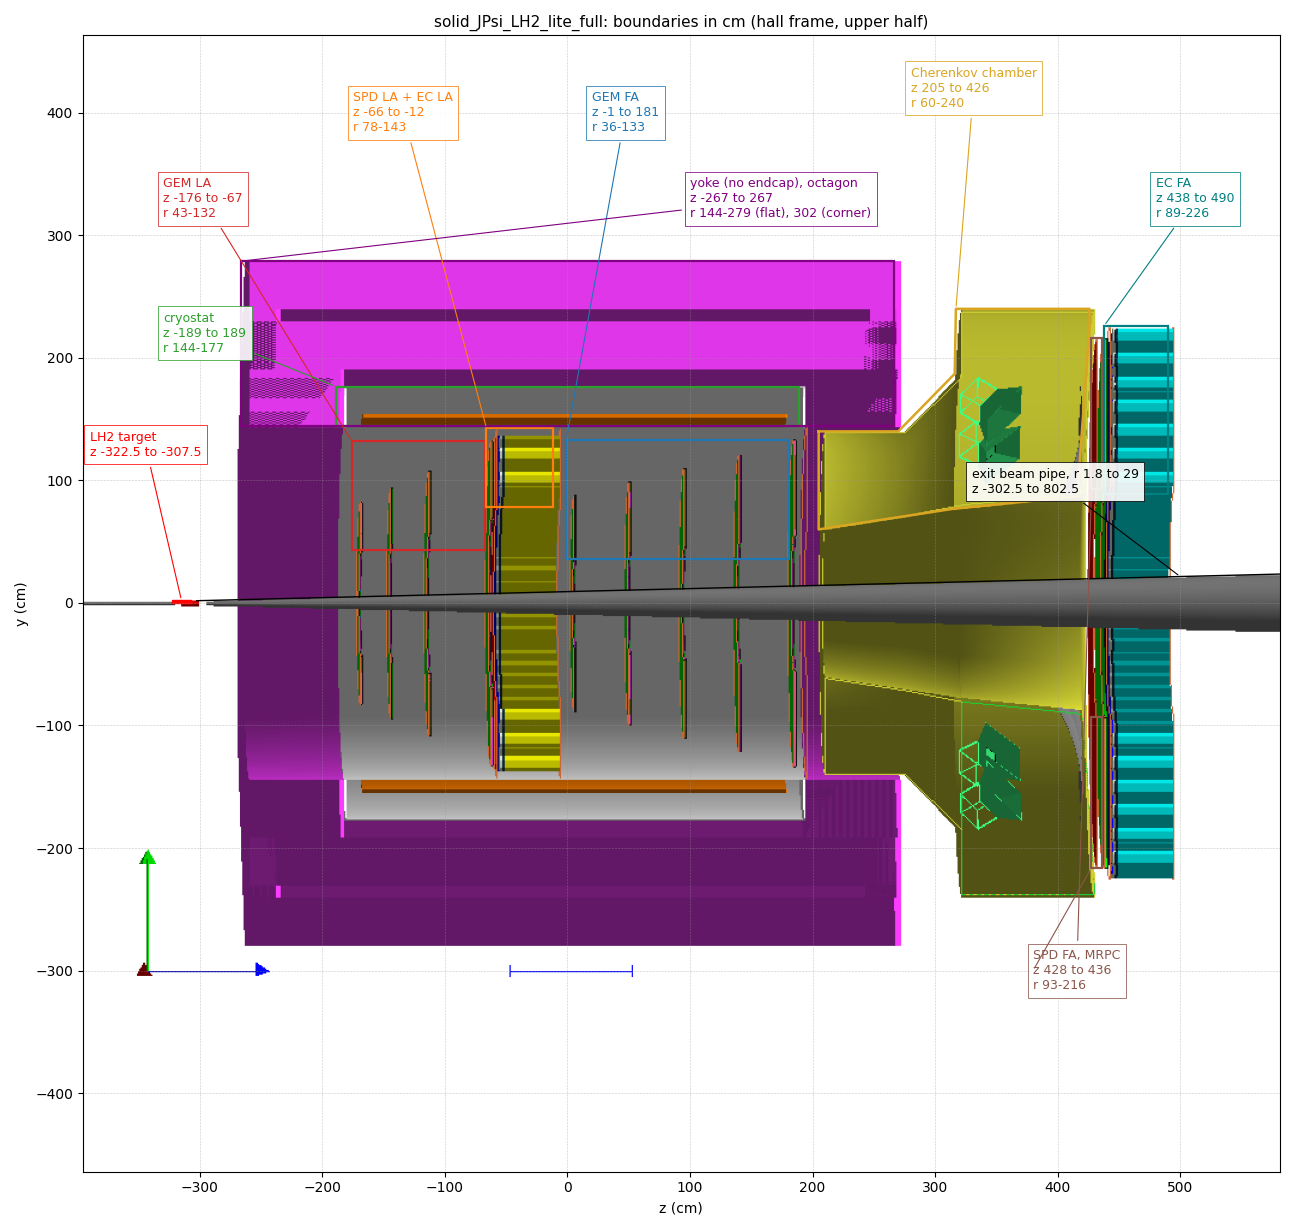

The script that saved this image:
"""Draw the lite geometry boundaries (from solid_JPsi_LH2_lite_full.md) on the gemc side view.
The pixel scale below is fitted to solid_JPsi_LH2_lite_full.png; refit it for a new picture. Needs matplotlib and PIL.
usage, in this dir: python3 solid_JPsi_LH2_lite_full_outline.py solid_JPsi_LH2_lite_full.png solid_JPsi_LH2_lite_full_outline.png"""
import sys
import matplotlib
matplotlib.use("Agg")
import matplotlib.pyplot as plt
from PIL import Image

src, out = sys.argv[1], sys.argv[2]
im = Image.open(src).convert("RGB")
W, H = im.size
# pixel calibration from the yoke ends (z +-266.7 cm) and cryostat outer wall (r 176.59 cm) in the picture
sz, z0px = 1.0236, 405.0   # px per cm along z, pixel column of z=0
sr, r0px = 1.019, 472.0    # px per cm along y, pixel row of the beam axis
extent = [(0 - z0px) / sz, (W - z0px) / sz, (r0px - H) / sr, r0px / sr]

fig, ax = plt.subplots(figsize=(13, 12.3), dpi=100)
ax.imshow(im, extent=extent)
ax.set_xlabel("z (cm)"); ax.set_ylabel("y (cm)")
ax.set_xticks(range(-300, 600, 100)); ax.set_yticks(range(-400, 500, 100))
ax.grid(color="0.6", lw=0.4, ls=":")

# (label, z from, z to, r from, r to, color, label z, label r)
boxes = [
    ("GEM LA\nz -176 to -67\nr 43-132",      -176, -67.2,  43, 132,   "tab:red",    -330, 330),
    ("SPD LA + EC LA\nz -66 to -12\nr 78-143", -66.1, -12,  78, 142.6, "tab:orange", -175, 400),
    ("GEM FA\nz -1 to 181\nr 36-133",          -1, 180.8,  36, 133,   "tab:blue",     20, 400),
    ("cryostat\nz -189 to 189\nr 144-177",   -189, 189,   144, 176.59, "tab:green",  -330, 220),
    ("yoke (no endcap), octagon\nz -267 to 267\nr 144-279 (flat), 302 (corner)", -266.7, 266.7, 144, 278.832, "purple", 100, 330),
    ("SPD FA, MRPC\nz 428 to 436\nr 93-216",  427.65, 436.42, 93, 216,  "tab:brown",   380, -300),
    ("EC FA\nz 438 to 490\nr 89-226",          438, 490,   88.9, 226.2, "teal",        480, 330),
]
for text, za, zb, ra, rb, c, tz, tr in boxes:
    ax.add_patch(plt.Rectangle((za, ra), zb - za, rb - ra, fill=False, ec=c, lw=1.6))
    ax.annotate(text, xy=(za, rb if tr > 0 else ra), xytext=(tz, tr), color=c, fontsize=9,
                ha="left", va="center", arrowprops=dict(arrowstyle="-", color=c, lw=0.8),
                bbox=dict(fc="white", ec=c, lw=0.6, alpha=0.9))
    if tr < 0:  # mirror the box below the axis for labels placed there
        ax.add_patch(plt.Rectangle((za, -rb), zb - za, rb - ra, fill=False, ec=c, lw=1.6))
        ax.annotate("", xy=(za, -rb), xytext=(tz, tr), arrowprops=dict(arrowstyle="-", color=c, lw=0.8))

# light gas Cherenkov chamber polycone profile
hz = [205, 270, 316, 317, 317, 416, 426]
rmin = [60, 70, 77, 77, 77, 87, 225]
rmax = [140, 140, 187, 240, 240, 240, 240]
prof_z = hz + hz[::-1] + [hz[0]]
prof_r = rmax + rmin[::-1] + [rmax[0]]
ax.plot(prof_z, prof_r, color="goldenrod", lw=1.8)
ax.annotate("Cherenkov chamber\nz 205 to 426\nr 60-240", xy=(317, 240), xytext=(280, 420), color="goldenrod",
            fontsize=9, ha="left", va="center", arrowprops=dict(arrowstyle="-", color="goldenrod", lw=0.8),
            bbox=dict(fc="white", ec="goldenrod", lw=0.6, alpha=0.9))

# target and beam pipes
ax.add_patch(plt.Rectangle((-322.5, 0), 15, 2, fill=True, color="red"))
ax.annotate("LH2 target\nz -322.5 to -307.5", xy=(-315, 2), xytext=(-390, 120), color="red", fontsize=9,
            arrowprops=dict(arrowstyle="-", color="red", lw=0.8), bbox=dict(fc="white", ec="red", lw=0.6, alpha=0.9))
ax.plot([-302.5, 802.5], [1.8, 29], color="k", lw=1.0)
ax.annotate("exit beam pipe, r 1.8 to 29\nz -302.5 to 802.5", xy=(500, 1.8 + (29 - 1.8) * (802.5 / 1105)),
            xytext=(330, 90), fontsize=9, arrowprops=dict(arrowstyle="-", lw=0.8),
            bbox=dict(fc="white", ec="k", lw=0.6, alpha=0.9))

ax.set_xlim(extent[0], extent[1]); ax.set_ylim(extent[2], extent[3])
ax.set_title("solid_JPsi_LH2_lite_full: boundaries in cm (hall frame, upper half)", fontsize=11)
fig.tight_layout()
fig.savefig(out)
